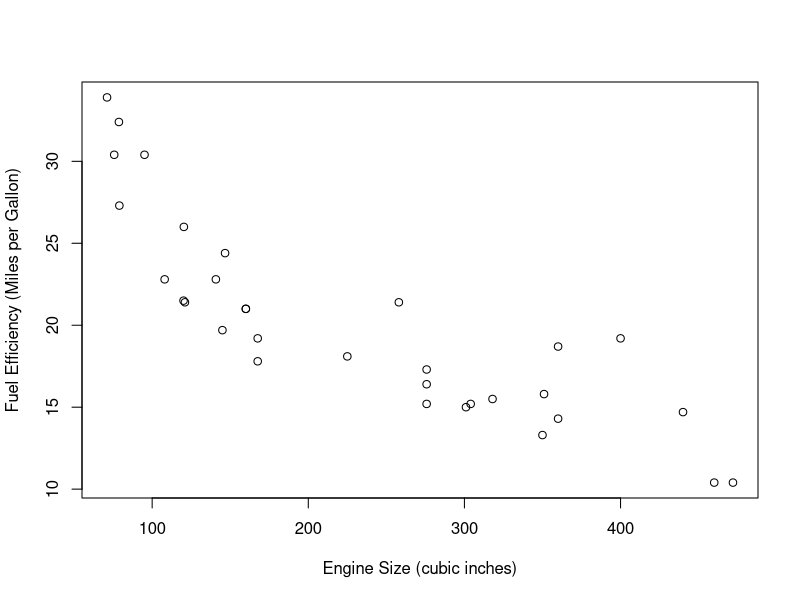
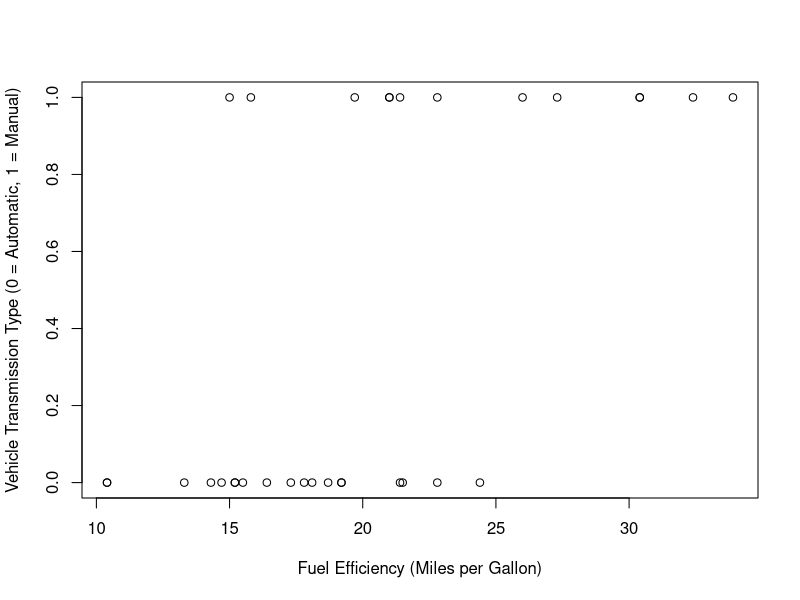
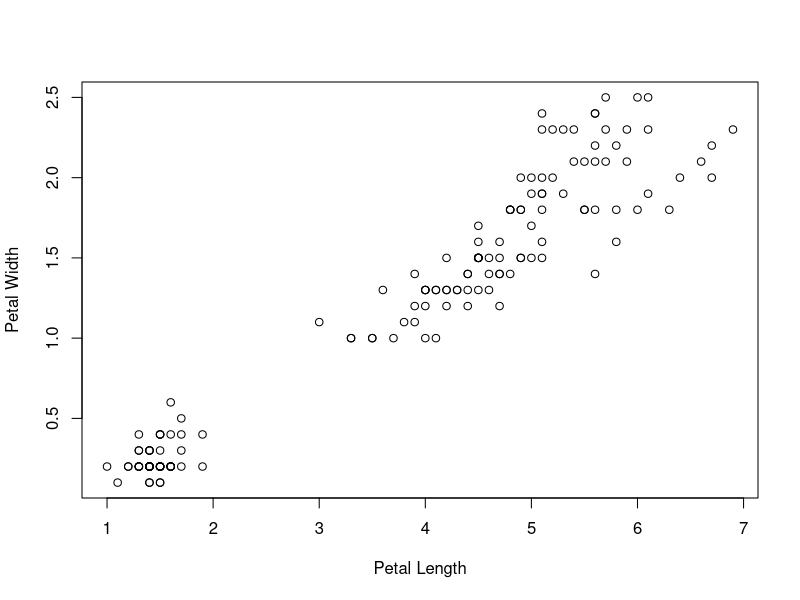
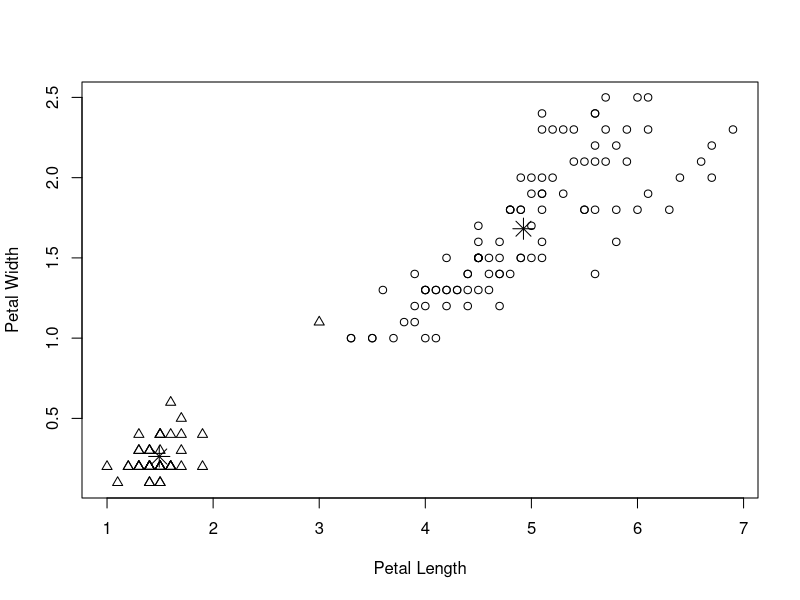
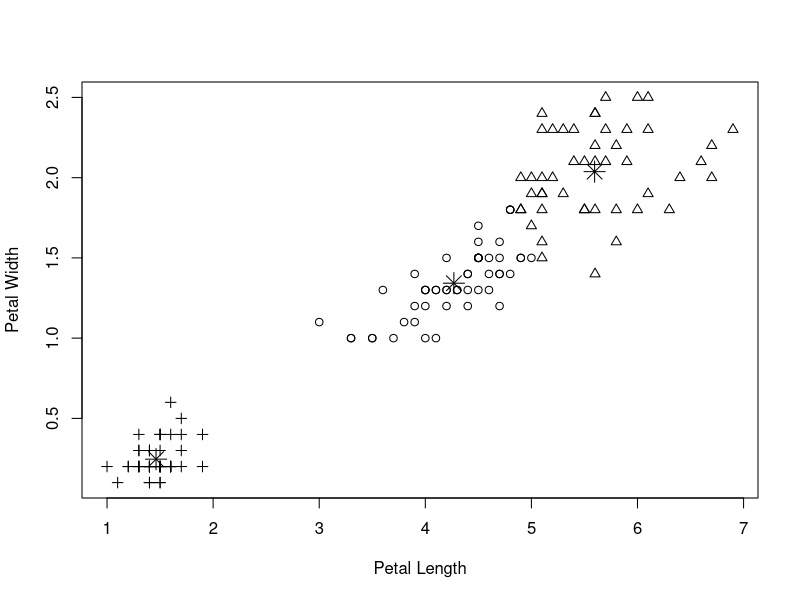
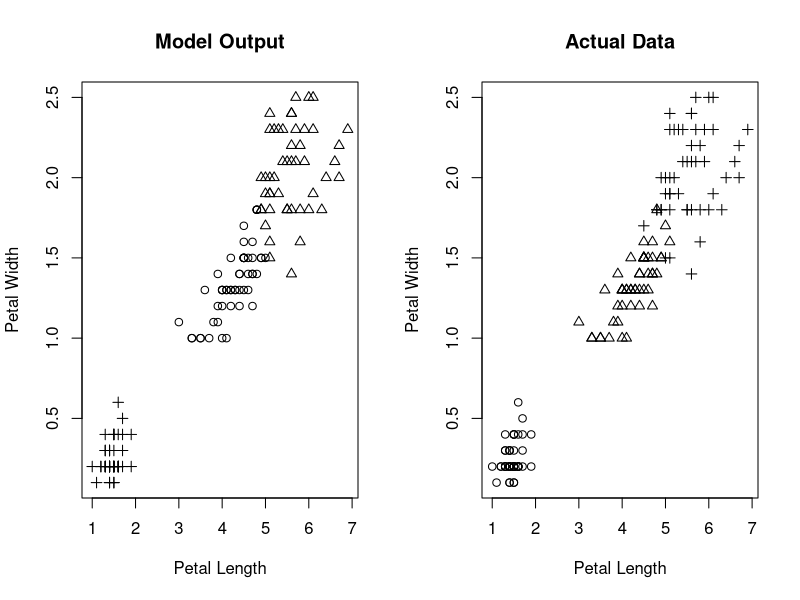

Source code (R) for these figures, in order:
# supervised and unsupervised machine learning

# In the universe of machine learning algorithms, there are two major types: supervised
# and unsupervised. Supervised learning models are those in which a machine learning
# model is scored and tuned against some sort of known quantity. The majority of
# machine learning algorithms are supervised learners. Unsupervised learning models
# are those in which the machine learning model derives patterns and information
# from data while determining the known quantity tuning parameter itself. These are
# more rare in practice, but are useful in their own right and can help guide our thinking
# on where to explore the data for further analysis.

head(mtcars)
plot(y = mtcars$mpg, x = mtcars$disp, xlab = "Engine Size (cubic inches)",
     ylab = "Fuel Efficiency (Miles per Gallon)")

model <- lm(mtcars$mpg ~ mtcars$disp)
coef(model)

model
print(model)

summary(model)

# training and test sets
split_size = 0.8
sample_size = floor(split_size * nrow(mtcars))
set.seed(123)
train_indices <- sample(seq_len(nrow(mtcars)), size = sample_size)

train <- mtcars[train_indices, ]
test <- mtcars[-train_indices, ]

train
test

# build model using train set and test using test set
names(train)
model2 <- lm(mpg ~ disp, data = train)
new.data <- data.frame(disp = test$disp)
test$output <- predict(model2, new.data)
sqrt(sum(test$mpg - test$output)^2/nrow(test))

# classification

plot(x = mtcars$mpg, y = mtcars$am, xlab = "Fuel Efficiency (Miles per Gallon)",
     ylab = "Vehicle Transmission Type (0 = Automatic, 1 = Manual)")

library(caTools)

# function for logistic regression is called LogitBoost

Label.train = train[, 9]
Data.train = train[, -9]

model = LogitBoost(Data.train, Label.train)
Data.test = test
Lab = predict(model, Data.test, type = "raw")
data.frame(row.names(test), test$mpg, test$am, Lab)

# supervized clustering methods

plot(x = iris$Petal.Length, y = iris$Petal.Width, xlab = "Petal Length",
     ylab = "Petal Width")

# K-means - This algorithm works by first placing a number of random test points in our data—in
# this case, two. Each of our real data points is measured as a distance from these test
# points, and then the test points are moved in a way to minimize that distance

data = data.frame(iris$Petal.Length, iris$Petal.Width)
iris.kmeans <- kmeans(data, 2) # two centers for clusters
plot(x = iris$Petal.Length, y = iris$Petal.Width, pch = iris.kmeans$cluster,
     xlab = "Petal Length", ylab = "Petal Width")
points(iris.kmeans$centers, pch = 8, cex = 2)

# three cluster points
iris.kmeans3 <- kmeans(data, 3)
plot(x = iris$Petal.Length, y = iris$Petal.Width, pch = iris.kmeans3$cluster,
     xlab = "Petal Length", ylab = "Petal Width")
points(iris.kmeans3$centers, pch = 8, cex = 2)

# comparison of predictions vs actual

par(mfrow = c(1, 2))
plot(x = iris$Petal.Length, y = iris$Petal.Width, pch = iris.kmeans3$cluster,
     xlab = "Petal Length", ylab = "Petal Width", main = "Model Output")
plot(x = iris$Petal.Length, y = iris$Petal.Width,
     pch = as.integer(iris$Species),
     xlab = "Petal Length", ylab = "Petal Width", main = "Actual Data")

# look at the confusion matrix
table(iris.kmeans3$cluster, iris$Species)
